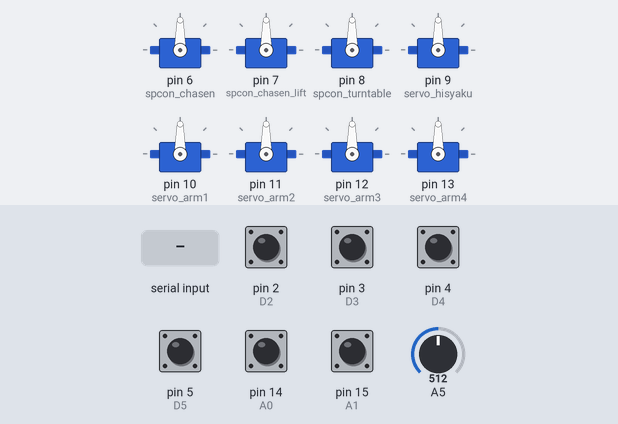
This sketch was run on a simulated Arduino Uno, built with avr-gcc and run on an emulated ATmega328P. Parts: 8 × servo. The test bench sets the inputs (shaded band); at power-on: pin 2 (D2), pin 3 (D3), pin 4 (D4), pin 5 (D5), pin 14 (A0), pin 15 (A1) HIGH, A5 = 512. What the sketch prints to the serial monitor is not drawn.

Above: at 1.2 s.
1.3 s: "1\n" received over Serial
At 2.1 s:
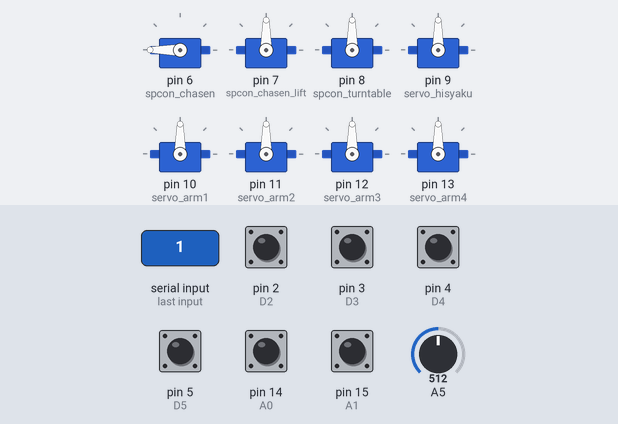
2.8 s: byte 50 ('2') received over Serial
At 3.8 s:
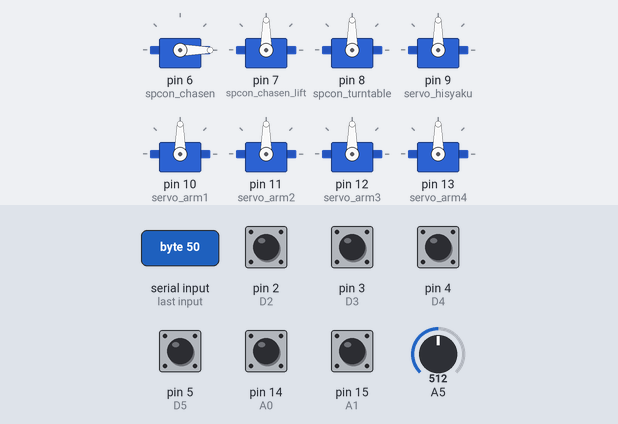
4.3 s: byte 51 ('3') received over Serial
At 5.5 s:
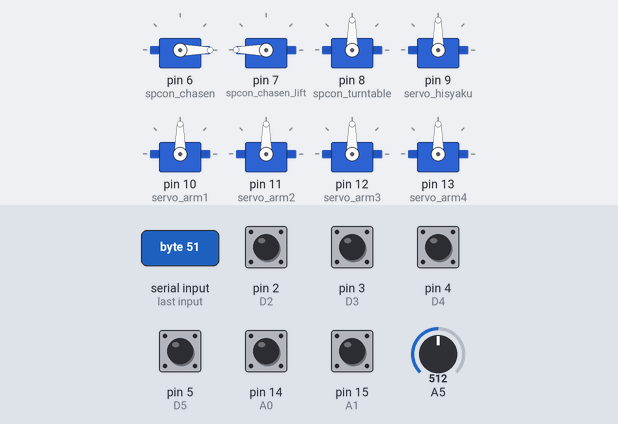
5.8 s: byte 49 ('1') received over Serial
At 6.1 s:
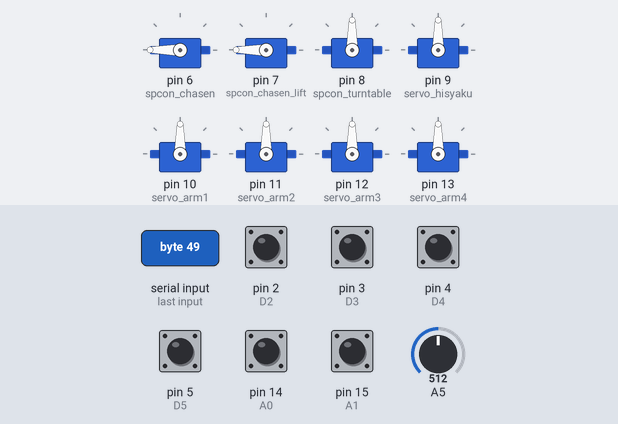
7.3 s: byte 52 ('4') received over Serial
At 7.8 s:
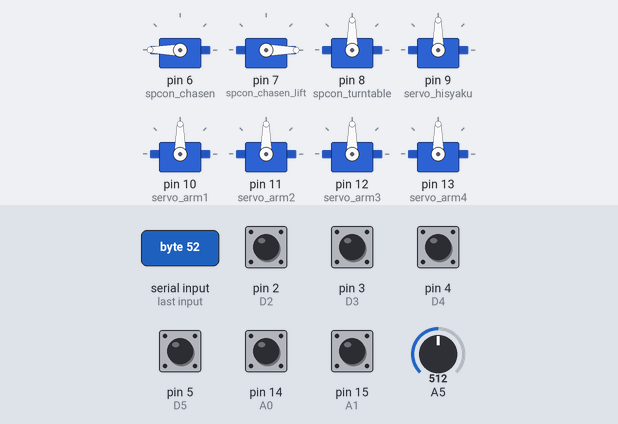
8.8 s: byte 53 ('5') received over Serial
At 9.5 s:
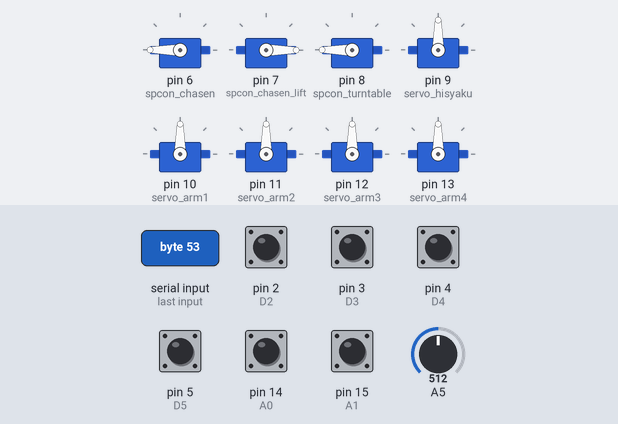
Timing chart, 0 to 11.3 s (numbered marks = the images above; inputs shaded):
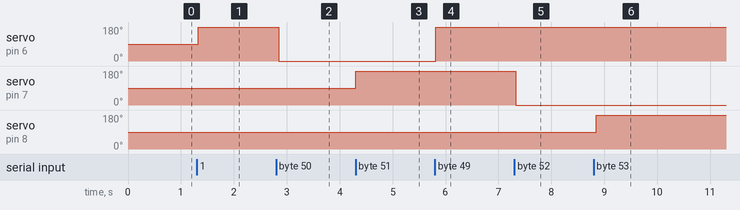

Measured:
- after the input at 1.3 s, servo on pin 6 (spcon_chasen): 90° → 180° at once
- after the input at 2.8 s, servo on pin 6 (spcon_chasen): 180° → 0° after 0.05 s
- after the input at 4.3 s, servo on pin 7 (spcon_chasen_lift): 90° → 180° at once
- after the input at 5.8 s, servo on pin 6 (spcon_chasen): 0° → 180° at once
- after the input at 7.3 s, servo on pin 7 (spcon_chasen_lift): 180° → 0° at once
- after the input at 8.8 s, servo on pin 8 (spcon_turntable): 90° → 180° at once

The sketch:

chasen_171015_write.ino
```cpp
#include <Servo.h>

Servo spcon_chasen;
Servo spcon_chasen_lift;
Servo spcon_turntable;
Servo servo_hisyaku;
Servo servo_arm1;
Servo servo_arm2;
Servo servo_arm3;
Servo servo_arm4;


void setup() {
  // put your setup code here, to run once:

  //Input Port
  pinMode(2, INPUT_PULLUP);   //D2
  pinMode(3, INPUT_PULLUP);  //D3
  pinMode(4, INPUT_PULLUP);   //D4
  pinMode(5, INPUT_PULLUP);   //D5
  pinMode(14, INPUT_PULLUP);  //A0
  pinMode(15, INPUT_PULLUP);  //A1

  //OutPort
  spcon_chasen.attach(6);     //D6
  spcon_chasen_lift.attach(7);//D7
  spcon_turntable.attach(8);  //D8
  servo_hisyaku.attach(9);    //D9
  servo_arm1.attach(10);      //D10
  servo_arm2.attach(11);      //D11
  servo_arm3.attach(12);      //D12
  servo_arm4.attach(13);      //D13

  Serial.begin(9600); // open a serial connection to your computer
  Serial.setTimeout(10000UL); // タイムアウト設定（10秒）

}

void loop() {
  // put your main code here, to run repeatedly:
  int val_in_0 = 0;       //D2
  int val_in_1 = 0;       //D3
  int val_in_2 = 0;       //D4
  int val_in_3 = 0;       //D5
  int val_in_4 = 0;       //A0
  int val_in_5 = 0;       //A1
  int ana_in_1 = 0;       //A5

  int pc_input_char;


  val_in_0 = digitalRead(2);
  val_in_1 = digitalRead(3);
  val_in_2 = digitalRead(4);
  val_in_3 = digitalRead(5);
  val_in_4 = digitalRead(14);
  val_in_5 = digitalRead(15);
  ana_in_1 = analogRead(5);    // アナログピンを読み取る

  Serial.print("In:");       // 文字列を送信
  Serial.print("_in_0:");
  Serial.print(val_in_0);
  Serial.print("_in_1:");
  Serial.print(val_in_1);
  Serial.print("_in_2:");
  Serial.print(val_in_2);
  Serial.print("_in_3:");
  Serial.print(val_in_3);
  Serial.print("_in_4:");
  Serial.print(val_in_4);
  Serial.print("_in_5:");
  Serial.print(val_in_5);
  Serial.print("_ana_5:");
  Serial.print(ana_in_1);
  Serial.print("\n");

  // シリアルポートより1文字読み込む
  pc_input_char = Serial.read();

  if (pc_input_char != -1 ) {
    // 読み込んだデータが -1 以外の場合以下の処理を行う
    switch (pc_input_char) {
      case '1':
        spcon_chasen.write(180);
        break;
      case '2':
        spcon_chasen.write(0);
        break;
      case '3':
        spcon_chasen_lift.write(180);
        break;
      case '4':
        spcon_chasen_lift.write(0);
        break;
      case '5':
        spcon_turntable.write(180);
        break;
      case '6':
        spcon_turntable.write(0);
        break;
      case '7':
        servo_hisyaku.write(180);
        break;
      case '8':
        servo_hisyaku.write(0);
        break;
      case '9':
        servo_arm1.write(180);
        break;
      case '0':
        servo_arm1.write(0);
        break;
      case 'q':
        servo_arm2.write(180);
        break;
      case 'w':
        servo_arm2.write(0);
        break;
      case 'e':
        servo_arm3.write(180);
        break;
      case 'r':
        servo_arm3.write(0);
        break;
      case 't':
        servo_arm4.write(180);
        break;
      case 'y':
        servo_arm4.write(0);
        break;
    }
  } else {
    // 読み込むデータが無い場合は何もしない

  }


}
```
